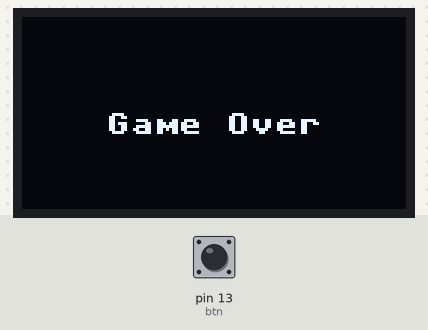
The program below on a simulated MicroPython board. Shown: 128×64 one-colour display. The inputs (shaded band) are chosen by the test bench; at power-on: pin 13 (btn) HIGH. Library files of the repository ran but are not shown: ssd1306.py; what the program prints to the serial console is not drawn.

Above: at 1.2 s.
1.3 s: pin 13 (btn) pulled LOW for 1 s
At 2.09 s:
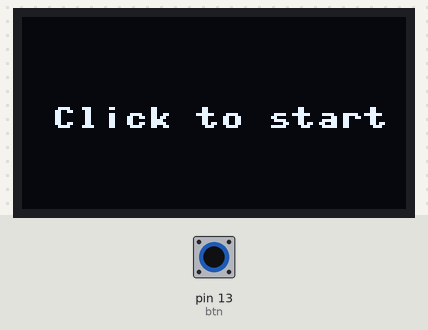

The program:

display.py
```python
# Download ssd1306
# https://github.com/micropython/micropython/blob/master/drivers/display/ssd1306.py
# and save to pyboard flash

import ssd1306
import machine
import time
import math

WIDTH = const(128)
HEIGHT = const(64)

ssd1306_scl = machine.Pin(22, machine.Pin.OUT)
ssd1306_sda = machine.Pin(21, machine.Pin.OUT)
i2c_ssd1306 = machine.I2C(scl=ssd1306_scl, sda=ssd1306_sda)

print(i2c_ssd1306.scan())
oled = ssd1306.SSD1306_I2C(WIDTH, HEIGHT, i2c_ssd1306)
oled.fill(0)

oled.text("No", 0, 0)
oled.text("OLED(ssd1306)", 0, 10)
oled.text("pyboard", 0, 20)
oled.show()


btn = machine.Pin(13, machine.Pin.IN, machine.Pin.PULL_UP)
#IR = machine.Pin(2, machine.Pin.IN)

# connections to the three IR distance sensors
# left = Pin(8, Pin.IN, Pin.PULL_DOWN)
#center = machine.Pin(2, machine.Pin.IN, machine.Pin.PULL_DOWN)
#right = machine.Pin(6, machine.Pin.IN, machine.Pin.PULL_DOWN)


def pressed(x=10):
    oled.fill(0)
    circle(x)


def not_pressed():
    oled.fill(0)
    oled.text("Not Pressed", 0, 0)
    oled.show()

def middle(x,y,r):
    oled.hline(2, 32, 128, 1)
    oled.show()


def circle(x=10):
    r = 5
    y = 32
    oled.hline(x-r, y, r*2,1)
    for i in range(1,r):
        a = int(math.sqrt(r*r-i*i))
        oled.hline(x-a, y+i, a*2, 1)
        oled.hline(x-1, y-i, a*2, 1)
    oled.show()

def terminate():
    oled.fill(0)
    oled.text("Game Over", 28,32)
    oled.show()

def start():
    oled.fill(0)
    oled.text("Click to start", 10,30)
    oled.show()

step = 8
x = 10
y = 32
game_loop = False
while True:
    start()
    if (btn.value()):
        game_loop = True

    while game_loop:

        current = btn.value()

        if (current):
            x+=step

        oled.fill(0)
        circle(x)
        oled.show()

        if x >= 123:
            x = 10
            terminate()
            time.sleep(1)
            game_loop = False


#while True:
#    if (center.value()):
    #time.sleep(1)
#        oled.invert(not center.value())
    #time.sleep(1)
    #oled.invert(0)
```

Measured:
- after the input at 1.3 s, the display: changes after 0.55 s (image 1)
